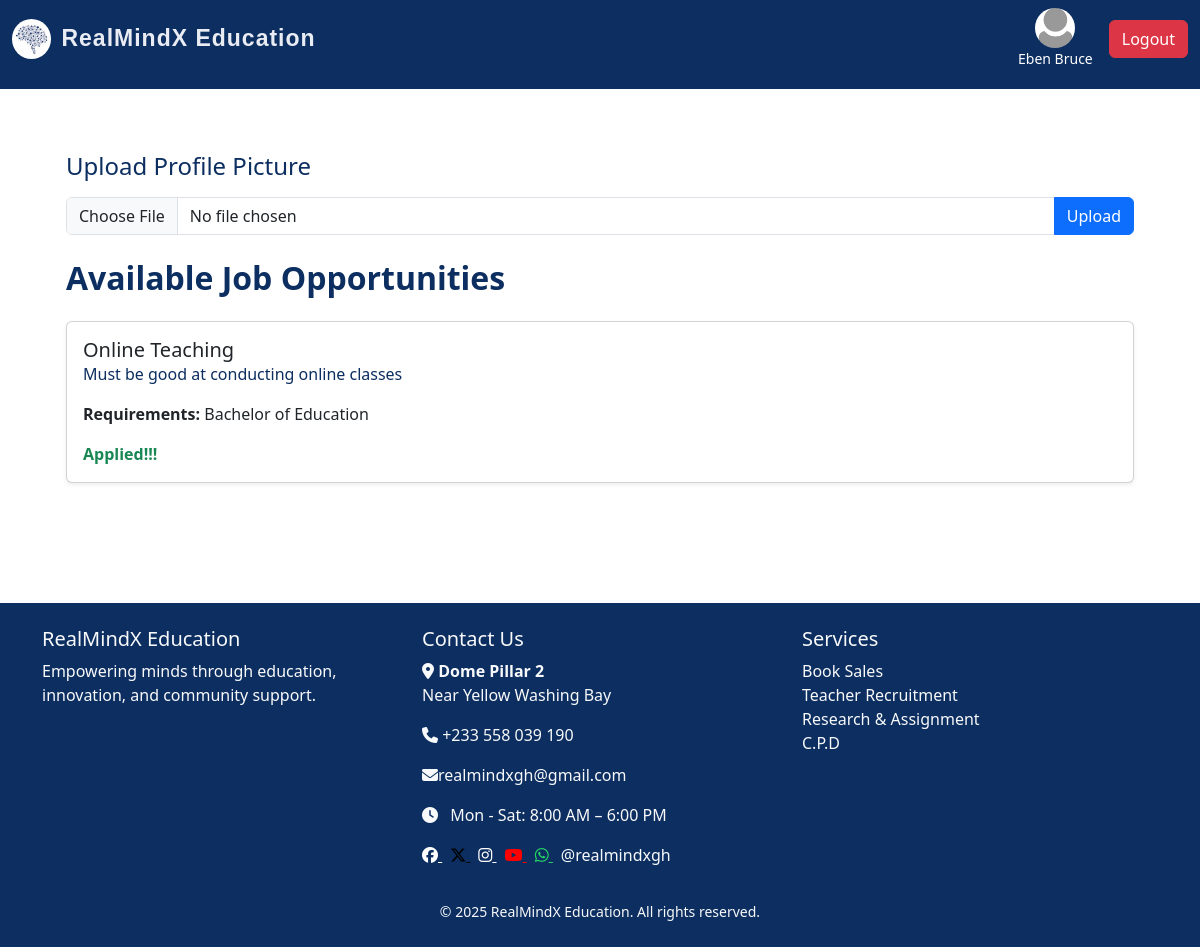
Page /users/dashboard (signed in) on the committed database.
### realmind/models/user.py (models this page shows, shortened)
class User(UserMixin, db.Model):
    id = db.Column(db.Integer, primary_key=True)
    username = db.Column(db.String(150), nullable=False)
    email = db.Column(db.String(150), unique=True, nullable=False)
    password = db.Column(db.String(150), nullable=False)
    profile_pic = db.Column(db.String(200), nullable=True)
    applications = db.relationship('Application', backref='user', lazy=True)
    @property
    def is_admin(self):
        return False

### realmind/models/job.py (models this page shows)
class JobPost(db.Model):
    id = db.Column(db.Integer, primary_key=True)
    title = db.Column(db.String(150), nullable=False)
    description = db.Column(db.Text, nullable=False)
    job_type = db.Column(db.String(50))
    requirements = db.Column(db.Text, nullable=False)
    date_posted = db.Column(db.DateTime, default=datetime.utcnow)
    admin_id = db.Column(db.Integer, db.ForeignKey('admin.id'), nullable=False)
    applications = db.relationship('Application', backref='job', cascade='all, delete-orphan', lazy=True)

### realmind/routes/user_routes.py (the view)
@user_bp.route('/users/dashboard')
@login_required
def users_dashboard():
    if not isinstance(current_user, User):
        return redirect(url_for('admin.admin_dashboard'))  # Ensure 'admin' is the admin blueprint name
    jobs = JobPost.query.order_by(JobPost.id.desc()).all()
    applied_jobs = [application.job_id for application in current_user.applications]
    return render_template('users_dashboard.html', jobs=jobs, applied_jobs=applied_jobs)

### realmind/templates/users_dashboard.html (shortened to what this page needs)
{% extends "index.html" %}
{% block content %}
    <div class="container py-4">
        <div class="container py-4">
            <h4 class="mb-3">Upload Profile Picture</h4>
    <form method="POST" action="{{ url_for('user.upload_profile_pic') }}" enctype="multipart/form-data" class="mb-2">
        <div class="input-group">
            <input type="file" name="profile_pic" class="form-control" required>
            <button type="submit" class="btn btn-primary">Upload</button>
        </div>
    </form>
    <h2 class="mb-4 fw-bold" style="color: #0C2E60;">Available Job Opportunities</h2>
    {% if jobs %}
        {% for job in jobs %}
        <div class="card mb-4 shadow-sm">
            <div class="card-body">
                <h5 class="card-title">{{ job.title }}</h5>
                <p class="card-text">{{ job.description }}</p>
                {% if job.requirements %}
                <p><strong>Requirements:</strong> {{ job.requirements }}</p>
                {% endif %}
                {% if job.id in applied_jobs %}
                <span class="text-success fw-bold">Applied!!!</span>
                {% else %}
                    <a href="{{ url_for('user.apply', job_id=job.id) }}" class="btn btn-primary">Apply</a>
                {% endif %}
            </div>
        </div>
        {% endfor %}
    {% else %}
        <div class="alert alert-info" role="alert">
            No job postings available right now.
        </div>
    {% endif %}
</div>
{% endblock %}

### realmind/templates/index.html (shortened to what this page needs)
<!DOCTYPE html>
<html lang="en">
<head>
  <link rel="stylesheet" href="https://cdn.jsdelivr.net/npm/bootstrap@5.3.3/dist/css/bootstrap.min.css">
  <link rel="stylesheet" href="https://cdnjs.cloudflare.com/ajax/libs/font-awesome/6.6.0/css/all.min.css">
  <link rel="stylesheet" href="{{ url_for('static', filename='main.css') }}">
</head>
<body>
<nav class="navbar navbar-expand-lg navbar-dark bg-steel fixed-top">
  <div class="container-fluid">
<a class="navbar-brand d-flex align-items-center"
   href="{% if current_user.is_authenticated %}
            {% if current_user.is_admin %}
              {{ url_for('admin.admin_dashboard') }}
            {% else %}
              {{ url_for('user.users_dashboard') }}
            {% endif %}
         {% else %}
            {{ url_for('main.home') }}
         {% endif %}">
  <img src="{{ url_for('static', filename='images/brain.jpg') }}" alt="Logo" style="height: 40px; border-radius: 50%; margin-right: 10px;">
  RealMindX Education
</a>
    <div class="collapse navbar-collapse justify-content-end" id="navbarNav">
      <ul class="navbar-nav">
        {% if current_user.is_authenticated %}
        <li class="nav-item d-flex align-items-center ms-2">
          <div class="d-flex flex-column align-items-center text-white me-3">
            {% if current_user.profile_pic %}
              <img src="{{ url_for('static', filename='uploads/' ~ current_user.profile_pic) }}"
                   alt="Profile"
                   style="width: 40px; height: 40px; border-radius: 50%; object-fit: cover;">
            {% else %}
              <img src="{{ url_for('static', filename='images/default-profile.webp') }}"
                   alt="Default Profile"
                   style="width: 40px; height: 40px; border-radius: 50%; object-fit: cover;">
            {% endif %}
            <small>{{ current_user.username }}</small>
          </div>
          <a class="btn btn-danger" href="{{ url_for('auth.logout') }}">Logout</a>
        </li>
        {% endif %}
      </ul>
    </div>
  </div>
</nav>
<main class="container mt-5 pt-4">
  {% block content %}{% endblock %}
</main>
{% if not (current_user.is_authenticated and current_user.is_admin) %}
  {% include 'footer.html' %}
{% endif %}
</body>
</html>

### realmind/static/main.css (style rules this page uses)
html,body { position: relative; color: #0f0505; display: flex; flex-direction: column; margin: 0; margin-top: 1.0rem; }
.container { flex: 1; }
.navbar { margin-bottom: 0; padding-bottom: 20px; }
.navbar-brand { text-decoration: none; font-family: "Poppins", sans-serif; font-size: 23px; font-weight: bold; color:rgb(233, 236, 243); letter-spacing: 1px; }
.bg-steel { background-color: #0C2E60; }
.navbar-nav a { font-size: 16px; font-weight: 400; display: flex; align-items: center; gap: 5px; color: #ffffff; }
.card { flex: 1; display: flex; flex-direction: column; }
h1, h2, h3, h4 { color: #0C2E60; }
.card-title { margin-bottom: 0; }
.card-text { color:#0C2E60; }
label, button { font-size: 20px; }

### rows in the picture
User: username "Eben Bruce"
JobPost: title "Online Teaching", description "Must be good at conducting online classes", requirements "Bachelor of Education", shows "Applied!!!"
